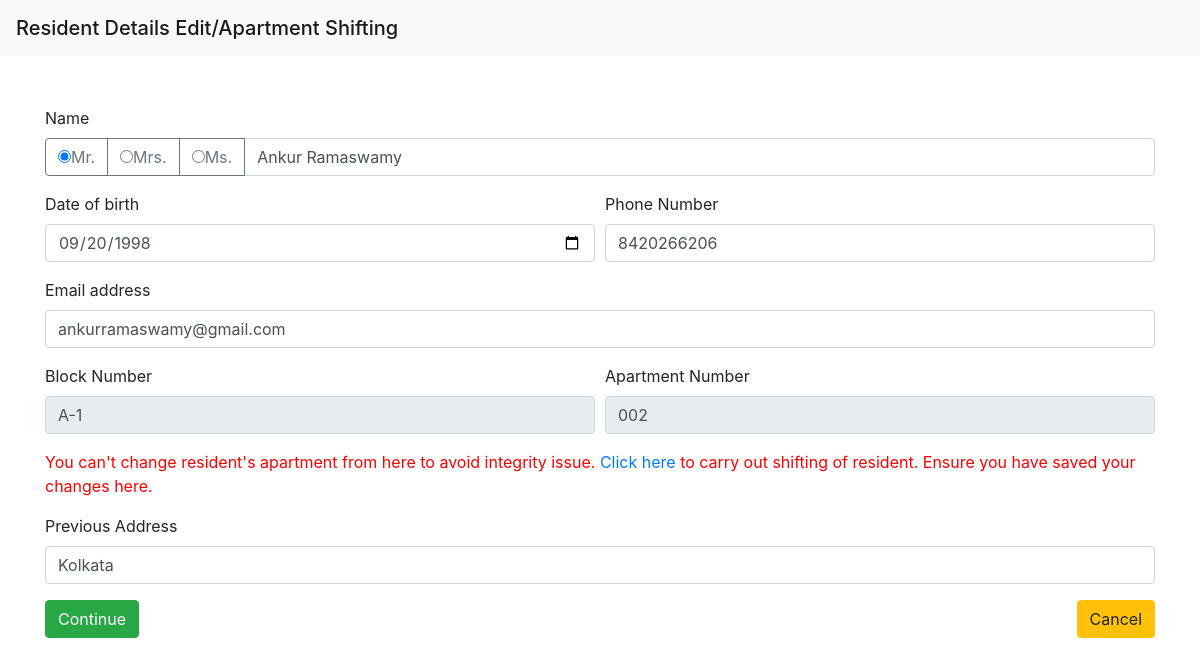
Page /PHP/editresident.php?resid=1 (signed in) on the committed database.
### tables this page shows
CREATE TABLE `resident` (
  `RES_ID` int(11) NOT NULL,
  `TITLE` varchar(5) NOT NULL,
  `FULLNAME` varchar(100) NOT NULL,
  `LNAME` varchar(100) NOT NULL,
  `DOB` varchar(15) NOT NULL,
  `PHONE_NO` bigint(20) NOT NULL,
  `EMAIL` varchar(100) NOT NULL,
  `PREV_ADDRESS` varchar(100) NOT NULL,
  `PREFERRED_BLOCK` varchar(3) NOT NULL,
  `PREFERRED_APT` varchar(3) NOT NULL,
  `REG_TIMESTAMP` bigint(20) NOT NULL
);

### PHP/editresident.php (the view, shortened to what this page needs)
<?php
    $resid = $_GET['resid'];
    $mraf = $mrsaf = $msaf = "";
    include("../Assets/dbconnect.php");
    $sql = "SELECT * FROM RESIDENT WHERE RES_ID = '$resid'";
    $result = $conn->query($sql);
    $row = $result->fetch_assoc();
    $title = $row['TITLE'];
    if($title == "Mr. ") {
        $mraf = "autofocus = \"true\" checked";
    } else if($title == "Mrs. ")
        $mrsaf = "autofocus = \"true\" checked";
    else if($title == "Ms. ")
        $msaf = "autofocus = \"true\" checked";
?>
<!DOCTYPE html>
<html>
<head>
    <link href="../Assets/CSS/bootstrap.css" rel="stylesheet">
</head>
<body>
<nav class="navbar navbar-light bg-light">
    <span class="navbar-brand mb-0 h1">Resident Details Edit/Apartment Shifting</span>
</nav>
    <div class="container" style="padding-top:50px;">
        <form method="post">
            <label for="inputAddress2">Name</label>
            <div class="input-group mb-3">
                <div class="input-group-prepend" id="button-addon3" data-toggle="buttons">
                    <button class="btn btn-outline-secondary" type="button" <?php echo $mraf;?>>
                        <input type="radio" name="Title" value="Mr. " <?php echo $mraf;?>>Mr.
                    </button>
                    <button class="btn btn-outline-secondary" type="button" <?php echo $mrsaf;?>>
                        <input type="radio" name="Title" value="Mrs. " <?php echo $mrsaf;?>>Mrs.
                    </button>
                    <button class="btn btn-outline-secondary" type="button" <?php echo $msaf;?>>
                        <input type="radio" name="Title" value="Ms. " <?php echo $msaf;?>>Ms.
                    </button>
                </div>
                <input type="text" class="form-control" name="Name" placeholder="Name" value="<?php echo $row['FULLNAME'] ?>" required>
            </div>
            <div class="form-row">
                <div class="form-group col-md-6">
                    <label for="inputEmail4">Date of birth</label>
                    <input type="date" name="DoB" class="form-control" id="inputEmail4" placeholder="DoB : dd-mm-YYYY" value="<?php echo $row['DOB'] ?>" required>
                </div>
                <div class="form-group col-md-6">
                    <label for="inputPassword4">Phone Number</label>
                    <input type="number" name="Phone" class="form-control" id="inputPassword4" placeholder="Your personal contact number" value="<?php echo $row['PHONE_NO'] ?>" required>
                </div>
            </div>
            <div class="form-group">
                <label for="exampleFormControlInput1">Email address</label>
                <input type="email" class="form-control" id="exampleFormControlInput1" name="EmailId" placeholder="id@domain.com" value="<?php echo $row['EMAIL'] ?>">
            </div>
            <div class="form-row">
                <div class="form-group col-md-6">
                    <label for="exampleFormControlSelect1">Block Number</label>
                    <input type="text" class="form-control" name="Block" value="<?php echo $row['PREFERRED_BLOCK'] ?>" disabled>
                </div>
                <div class="form-group col-md-6">
                    <label for="exampleFormControlSelect1">Apartment Number</label>
                    <input type="text" class="form-control" name="AptNumber" value="<?php echo $row['PREFERRED_APT'] ?>" disabled>
                </div>
            </div>
            <p><span style="color:red;">You can't change resident's apartment from here to avoid integrity issue. </span><a href="#" data-toggle="modal" data-target="#exampleModal">Click here</a><span style="color:red;"> to carry out shifting of resident. Ensure you have saved your changes here.</span></p>
            <div class="form-group">
                <label for="exampleFormControlTextarea1">Previous Address</label>
                <input type="text" class="form-control" name="Address" id="exampleFormControlTextarea1" rows="3" value="<?php echo $row['PREV_ADDRESS'] ?>">
            </div>
            <button type="submit" class="btn btn-success">Continue</button>
            <a class="btn btn-warning" style="float: right;" href="./registercustomer.php">Cancel</a>
        </form>
    </div>
</body>
</html>

### rows in the picture
resident: Name "Ankur Ramaswamy", DoB "09/20/1998", Phone "8420266206", EmailId "ankurramaswamy@gmail.com", Block "A-1", AptNumber "002", Address "Kolkata"
